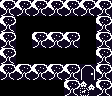

A 2D game scene composited from a Tiled map and its tileset images. What follows is a short description and the map's XML, with every tile layer's data as written:
An orthogonal 7x6 tile map with 16x16 px tiles, 1 tile layer (map), 3 tilesets and 2 objects (wizzard, archer).

<map version="1.10" tiledversion="1.12.2" orientation="orthogonal" renderorder="right-down" width="7" height="6" tilewidth="16" tileheight="16" infinite="0" nextlayerid="7" nextobjectid="23">
 <tileset firstgid="1" name="monotiles" tilewidth="16" tileheight="16" tilecount="24" columns="8">
  <image source="monotiles.png" width="128" height="48" />
 </tileset>
 <tileset firstgid="25" name="sprites2" tilewidth="16" tileheight="16" tilecount="8" columns="4">
  <image source="sprites2.png" width="64" height="32" />
 </tileset>
 <tileset firstgid="33" name="extras" tilewidth="16" tileheight="16" tilecount="8" columns="4">
  <image source="extras.png" width="64" height="32" />
 </tileset>
 <layer id="1" name="map" width="7" height="6">
  <data encoding="csv">
15,15,15,15,15,15,15,
15,0,0,0,0,0,15,
15,0,15,15,15,0,15,
15,0,0,0,0,0,15,
15,15,15,15,15,17,15,
0,0,0,0,15,13,15
</data>
 </layer>
 <objectgroup id="6" name="mobs" class="spell">
  <object id="6" type="wizzard" gid="26" x="16" y="32" width="16" height="16">
   <properties>
    <property name="dir" type="int" value="1" />
   </properties>
  </object>
  <object id="22" type="archer" gid="29" x="64" y="32" width="16" height="16">
   <properties>
    <property name="dir" type="int" value="3" />
   </properties>
  </object>
 </objectgroup>
</map>
